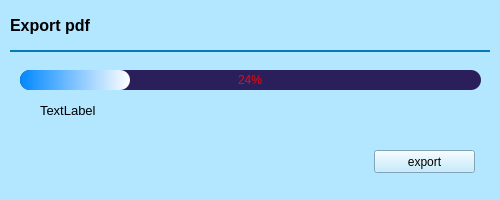
<?xml version="1.0" encoding="UTF-8"?>
<ui version="4.0">
 <class>MainWindow</class>
 <widget class="QMainWindow" name="MainWindow">
  <property name="geometry">
   <rect>
    <x>0</x>
    <y>0</y>
    <width>500</width>
    <height>200</height>
   </rect>
  </property>
  <property name="windowTitle">
   <string>Imprimer</string>
  </property>
  <property name="styleSheet">
   <string notr="true">background-color: rgb(179, 230, 255);</string>
  </property>
  <widget class="QWidget" name="centralwidget">
   <widget class="QLabel" name="label">
    <property name="geometry">
     <rect>
      <x>10</x>
      <y>10</y>
      <width>101</width>
      <height>31</height>
     </rect>
    </property>
    <property name="font">
     <font>
      <pointsize>12</pointsize>
      <weight>75</weight>
      <bold>true</bold>
     </font>
    </property>
    <property name="layoutDirection">
     <enum>Qt::LeftToRight</enum>
    </property>
    <property name="text">
     <string>Export pdf</string>
    </property>
   </widget>
   <widget class="QWidget" name="widget_3" native="true">
    <property name="geometry">
     <rect>
      <x>10</x>
      <y>50</y>
      <width>480</width>
      <height>2</height>
     </rect>
    </property>
    <property name="sizePolicy">
     <sizepolicy hsizetype="Preferred" vsizetype="Fixed">
      <horstretch>0</horstretch>
      <verstretch>0</verstretch>
     </sizepolicy>
    </property>
    <property name="minimumSize">
     <size>
      <width>0</width>
      <height>2</height>
     </size>
    </property>
    <property name="maximumSize">
     <size>
      <width>16777215</width>
      <height>2</height>
     </size>
    </property>
    <property name="styleSheet">
     <string notr="true">background-color: rgb(5, 122, 185);</string>
    </property>
   </widget>
   <widget class="QProgressBar" name="progressBar">
    <property name="geometry">
     <rect>
      <x>20</x>
      <y>70</y>
      <width>461</width>
      <height>20</height>
     </rect>
    </property>
    <property name="styleSheet">
     <string notr="true">QProgressBar{
	background-color:rgb(43, 31, 91);
	border-style: none;
	border-radius: 10px;
	text-align: center;
	color: rgb(255, 0, 0)
}
QProgressBar::chunk{
	background-color: qlineargradient(spread:pad, x1:0, y1:0, x2:1, y2:0, stop:0 rgba(0, 136, 255, 255), stop:1 rgba(255, 255, 255, 255));
	border-radius: 10px;
}</string>
    </property>
    <property name="value">
     <number>24</number>
    </property>
   </widget>
   <widget class="QPushButton" name="pushButton">
    <property name="geometry">
     <rect>
      <x>374</x>
      <y>150</y>
      <width>101</width>
      <height>23</height>
     </rect>
    </property>
    <property name="text">
     <string>export</string>
    </property>
   </widget>
   <widget class="QLabel" name="label_2">
    <property name="geometry">
     <rect>
      <x>40</x>
      <y>100</y>
      <width>241</width>
      <height>21</height>
     </rect>
    </property>
    <property name="font">
     <font>
      <pointsize>10</pointsize>
     </font>
    </property>
    <property name="text">
     <string>TextLabel</string>
    </property>
   </widget>
  </widget>
 </widget>
 <resources/>
 <connections/>
</ui>
